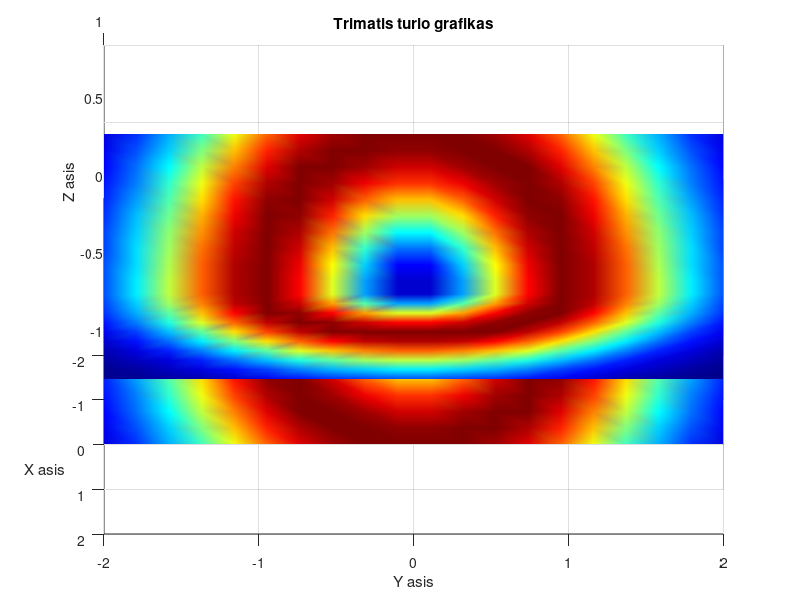
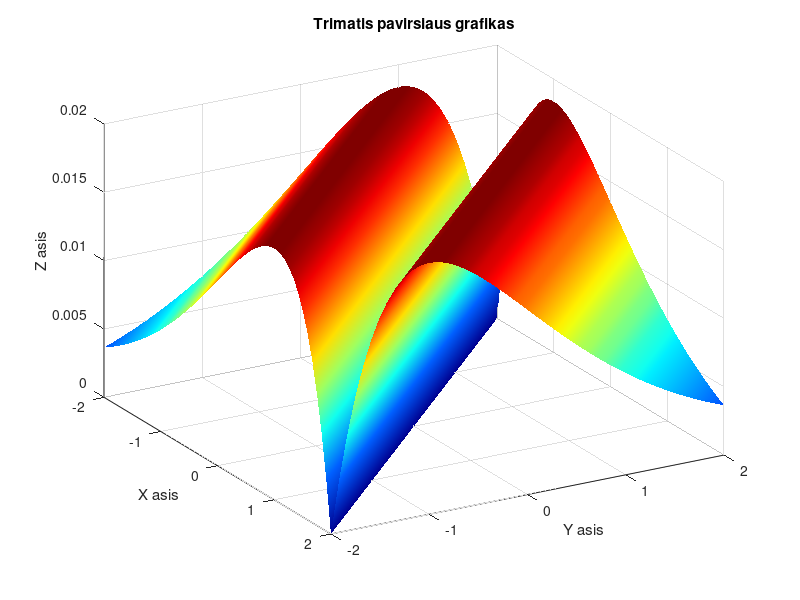
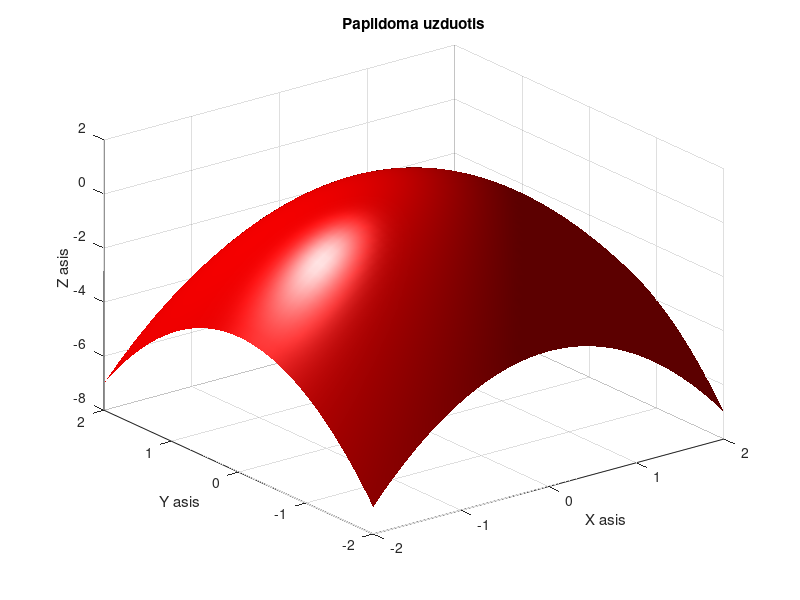

Reproduce these figures in MATLAB, in order.
% 2026-10-01, Variantas: 22, Erika Kutyrina

x = linspace(-2, 2, 20);
y = linspace(-2, 2, 20);
z = linspace(-1, 1, 20);
[X, Y, Z] = meshgrid(x, y, z);
F1 = sin((X.^2 + Y.^2 + Z.^2) / 20) .* exp(-(X.^2 + Y.^2 + Z.^2));

figure;
slice(X, Y, Z, F1, 0, 0, 0);
shading interp;
colormap jet;
view(90, 30);
xlabel('X asis');
ylabel('Y asis');
zlabel('Z asis');
title('Trimatis turio grafikas');
grid on;

x2 = linspace(-2, 2, 50);
y2 = linspace(-2, 2, 50);
[X2, Y2] = meshgrid(x2, y2);
F2 = sin(abs(X2 + Y2) / 20) .* exp(-abs(X2 + Y2));

figure;
surf(X2, Y2, F2);
shading interp;
colormap jet;
view(60, 30);
xlabel('X asis');
ylabel('Y asis');
zlabel('Z asis');
title('Trimatis pavirsiaus grafikas');
grid on;

x3 = linspace(-2, 2, 50);
y3 = linspace(-2, 2, 50);
[X3, Y3] = meshgrid(x3, y3);
Z3 = 1 - (X3.^2 + Y3.^2);

figure;
surf(X3, Y3, Z3, 'FaceColor', 'red', 'EdgeColor', 'none');
camlight('left');
lighting gouraud;
title('Papildoma uzduotis');
xlabel('X asis');
ylabel('Y asis');
zlabel('Z asis');
grid on;
